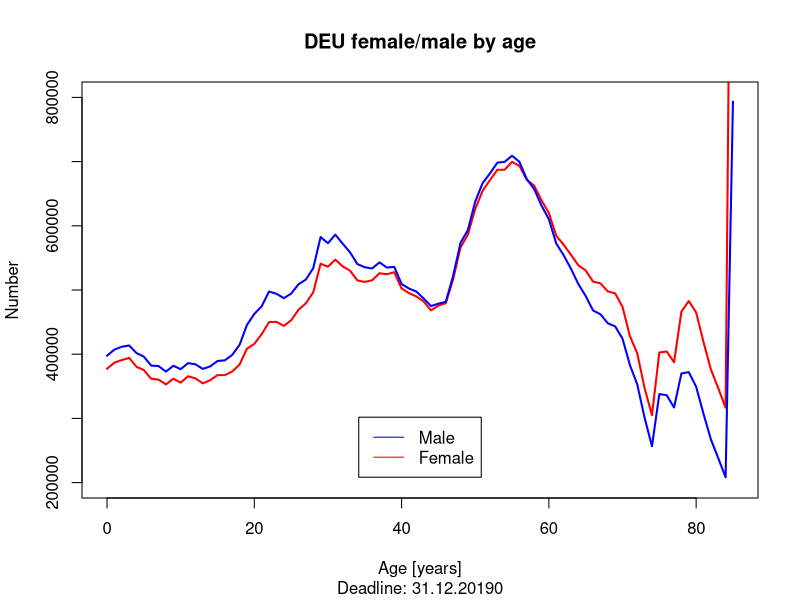

This chart was generated by the following R code:
#!usr/bin/env Rscript

require(graphics)

#
# Diagram with population of male and female of Germany
#

setwd("~/git/R-Example")
options(scipen=10)

png("png/DEPopulationAge.png",width=1920,height=1080)

data <- read.table(file("data/DEPopulationAge.csv"), sep=";", header=TRUE)

plot( data$age
    , data$female
    , type="l"
    , col="red"
    , ylim=c(200000,800000)
    , xlab="Age [years]"
    , ylab="Number"
    , main="DEU female/male by age"
    , sub="Deadline: 31.12.20190" 
    , lwd=2
    )

#polygon(c(data$age,rev(data$age)),c(data$female,rev(data$male)),col="yellow",border="red",lwd=2)

lines(data$age,data$male,type="l",col="blue",lwd=2)

legend("bottom", inset=0.05, legend=c("Male","Female"),col=c("blue","red"),lty=1)

dev.off()
